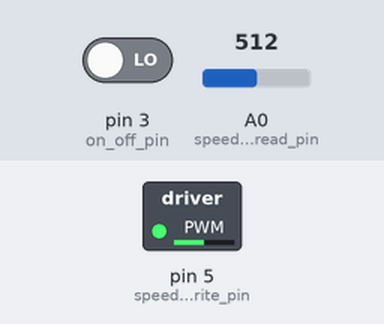
The sketch below on a simulated Arduino Uno, built with avr-gcc and run on an emulated ATmega328P. Shown: switched loads named in the sketch (green lamp = pin HIGH). The test bench sets the inputs (shaded band); at power-on: A0 (speed_control_read_pin) = 512, pin 3 (on_off_pin) LOW.

Above: at 1.2 s.
1.3 s: A0 (speed_control_read_pin) set to 716
At 1.6 s:
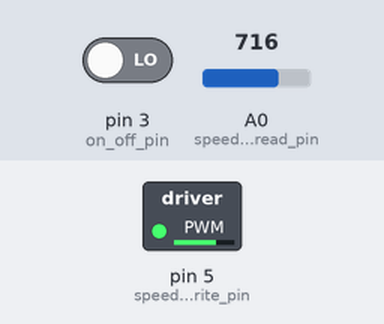
2.8 s: A0 (speed_control_read_pin) set to 900
At 3.9 s:
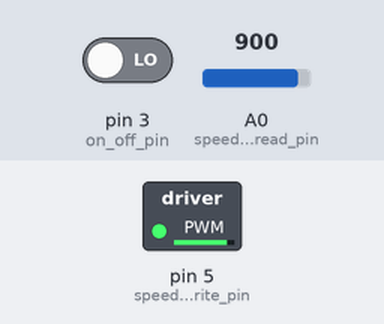
4.3 s: A0 (speed_control_read_pin) set to 122
At 5.1 s:
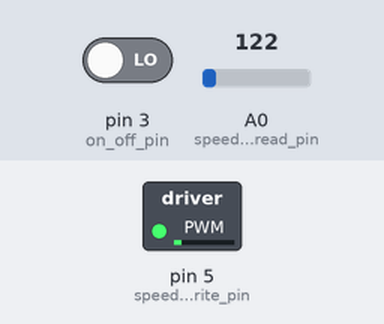
5.8 s: A0 (speed_control_read_pin) set to 0
At 6.2 s:
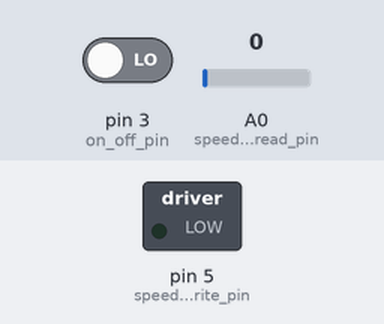
8.8 s: A0 (speed_control_read_pin) set to 511
At 9.7 s:
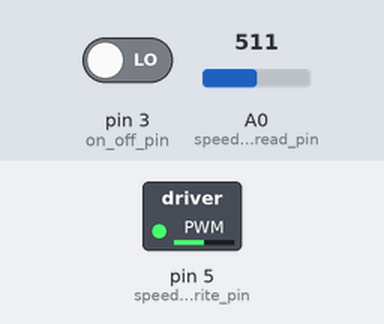
Timing chart, 0 to 11.3 s (numbered marks = the images above; inputs shaded):
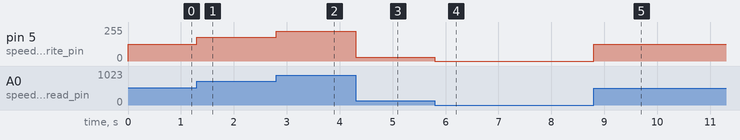

The sketch:

Engine_control.ino
```cpp
// Pins
const int Engine_Vcc = 11;
const int Engine_Gnd = 12;
const int on_off_pin = 3;
const int speed_control_read_pin = A0;
const int speed_control_write_pin = 5;

// Functions
void on_off_function();
void set_motor_direction(int);
void speed_control(int);
void emergency(String);

// Initial values
int on_off = 0;
int direction = 0;
int speed = 0;

void setup() {
  pinMode(Engine_Vcc, OUTPUT);
  pinMode(Engine_Gnd, OUTPUT);
  pinMode(on_off_pin, INPUT);
  Serial.begin(9600); // Initialize serial communication
}

void loop() {
  if (Serial.available() > 0) {
    String inputString = Serial.readStringUntil('\n');
    if (inputString == "STOP") {
      emergency(inputString);
    } else {
      int direction = inputString.toInt();
      set_motor_direction(direction);
    }
  }

  int speed = analogRead(speed_control_read_pin);
  speed = map(speed, 0, 1023, 0, 255);

  on_off_function();
  speed_control(speed);
}

void on_off_function() {
  int on_off = digitalRead(on_off_pin);
  if (on_off == HIGH) {
    digitalWrite(Engine_Vcc, HIGH);
  } else {
    digitalWrite(Engine_Vcc, LOW);
  }
}

void set_motor_direction(int direction) {
  if (direction == 1) {
    digitalWrite(Engine_Vcc, HIGH);
    digitalWrite(Engine_Gnd, LOW);
  } else if (direction == 0) {
    digitalWrite(Engine_Vcc, LOW);
    digitalWrite(Engine_Gnd, HIGH);
  } else {
    Serial.println("Invalid direction! Please enter only 0 or 1.");
  }
}

void speed_control(int speed) {
  analogWrite(speed_control_write_pin, speed);
}

void emergency(String command) {
  digitalWrite(Engine_Vcc, HIGH);
  digitalWrite(Engine_Gnd, HIGH);
}
```

Measured:
- after the input at 1.3 s, pin 5 (speed_control_write_pin): 127/255 → 178/255 at once
- after the input at 2.8 s, pin 5 (speed_control_write_pin): 178/255 → 224/255 at once
- after the input at 4.3 s, pin 5 (speed_control_write_pin): 224/255 → 30/255 at once
- after the input at 5.8 s, pin 5 (speed_control_write_pin): 30/255 → 0/255 at once
- after the input at 8.8 s, pin 5 (speed_control_write_pin): 0/255 → 127/255 at once
